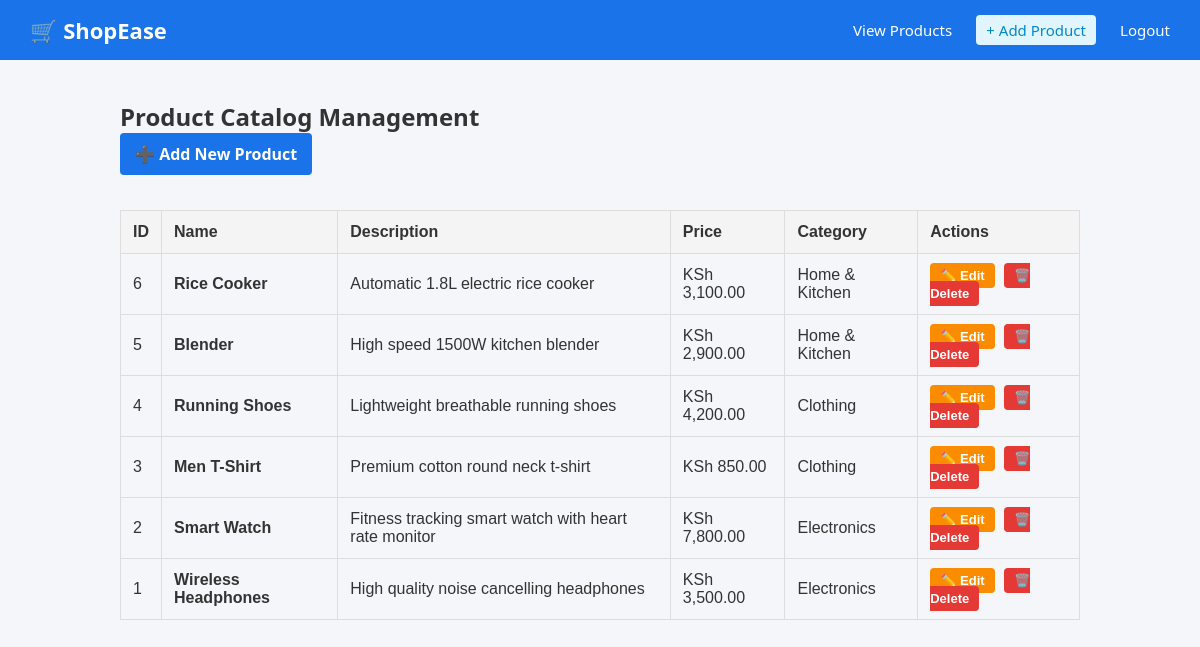
/Week5/products.php (signed in), run on the app's committed database.
### tables this page shows
CREATE TABLE products (
    id INT AUTO_INCREMENT PRIMARY KEY,
    name VARCHAR(150) NOT NULL,
    description TEXT,
    price DECIMAL(10,2) NOT NULL,
    image VARCHAR(255),
    category_id INT,
    created_at TIMESTAMP DEFAULT CURRENT_TIMESTAMP,
    FOREIGN KEY (category_id) REFERENCES categories(id)
);

CREATE TABLE categories (
    id INT AUTO_INCREMENT PRIMARY KEY,
    name VARCHAR(100) NOT NULL
);

### Week5/products.php (the view, shortened to what this page needs)
<?php
require '../Week3/config.php';
$products = [];
$query = "SELECT p.*, c.name as category_name
          FROM products p
          LEFT JOIN categories c ON p.category_id = c.id
          ORDER BY p.id DESC";
$result = mysqli_query($conn, $query);
if ($result) {
    while ($row = mysqli_fetch_assoc($result)) {
        $products[] = $row;
    }
}
?>
<!DOCTYPE html>
<html lang="en">
<head>
    <link rel="stylesheet" href="../week2/css/style.css">
</head>
<body>
<div class="navbar">
    <a href="../week2/index.php" class="logo">🛒 ShopEase</a>
    <nav>
        <a href="products.php">View Products</a>
        <?php if (isset($_SESSION['role']) && $_SESSION['role'] === 'admin'): ?>
            <a href="admin.php" style="background: #e1f5fe; color: #0288d1; padding: 5px 10px; border-radius: 4px;">+ Add Product</a>
        <?php endif; ?>
        <a href="../Week3/login.php">Logout</a>
    </nav>
</div>
<div style="max-width: 1000px; margin: 40px auto; padding: 0 20px;">
    <h2>Product Catalog Management</h2>
    <?php if (isset($_SESSION['role']) && $_SESSION['role'] === 'admin'): ?>
        <a href="admin.php" class="add-btn">➕ Add New Product</a>
    <?php endif; ?>
    <table class="products-table">
        <thead>
            <tr>
                <th>ID</th>
                <th>Name</th>
                <th>Description</th>
                <th>Price</th>
                <th>Category</th>
                <?php if (isset($_SESSION['role']) && $_SESSION['role'] === 'admin'): ?>
                    <th>Actions</th>
                <?php endif; ?>
            </tr>
        </thead>
        <tbody>
            <?php if (empty($products)): ?>
                <tr>
                    <td colspan="6" style="text-align: center; color: #777; padding: 20px;">No products found in the database.</td>
                </tr>
            <?php else: ?>
                <?php foreach ($products as $prod): ?>
                    <tr>
                        <td><?= $prod['id'] ?></td>
                        <td><strong><?= htmlspecialchars($prod['name']) ?></strong></td>
                        <td><?= htmlspecialchars($prod['description']) ?></td>
                        <td>KSh <?= number_format($prod['price'], 2) ?></td>
                        <td><?= htmlspecialchars($prod['category_name'] ?? 'Uncategorized') ?></td>
                        <?php if (isset($_SESSION['role']) && $_SESSION['role'] === 'admin'): ?>
                            <td class="action-btns">
                                <a href="admin.php?edit=<?= $prod['id'] ?>" class="edit-btn">✏️ Edit</a>
                                <a href="products.php?delete=<?= $prod['id'] ?>" class="delete-btn" onclick="return confirm('Are you sure you want to delete this product?')">🗑️ Delete</a>
                            </td>
                        <?php endif; ?>
                    </tr>
                <?php endforeach; ?>
            <?php endif; ?>
        </tbody>
    </table>
</div>
</body>
</html>

### Week2/Css/style.css (style rules this page uses)
* { margin: 0; padding: 0; box-sizing: border-box; }
body { font-family: 'Segoe UI', Tahoma, Geneva, Verdana, sans-serif; background-color: #f4f6f9; color: #333; }
.navbar { background-color: #1a73e8; padding: 15px 30px; display: flex; justify-content: space-between; align-items: center; }
.navbar .logo { color: white; font-size: 22px; font-weight: 700; text-decoration: none; }
.navbar nav a { color: white; text-decoration: none; margin-left: 20px; font-size: 15px; }

### Week5/products.php (style rules this page uses)
.products-table { width: 100%; border-collapse: collapse; margin-top: 20px; font-family: Arial, sans-serif; }
.products-table th, .products-table td { border: 1px solid #ddd; padding: 12px; text-align: left; }
.products-table th { background-color: #f4f4f4; font-weight: bold; }
.action-btns a { text-decoration: none; padding: 5px 10px; border-radius: 4px; font-size: 13px; font-weight: bold; margin-right: 5px; }
.edit-btn { background-color: #fb8c00; color: white; }
.delete-btn { background-color: #e53935; color: white; }
.add-btn { background-color: #1a73e8; color: white; text-decoration: none; padding: 10px 15px; border-radius: 4px; display: inline-block; font-weight: bold; margin-bottom: 15px; }

### data on the page
products: id "6", name "Rice Cooker", description "Automatic 1.8L electric rice cooker", price "3,100.00", category.name "Home & Kitchen"
products: id "5", name "Blender", description "High speed 1500W kitchen blender", price "2,900.00", category.name "Home & Kitchen"
products: id "4", name "Running Shoes", description "Lightweight breathable running shoes", price "4,200.00", category.name "Clothing"
products: id "3", name "Men T-Shirt", description "Premium cotton round neck t-shirt", price "850.00", category.name "Clothing"
products: id "2", name "Smart Watch", description "Fitness tracking smart watch with heart rate monitor", price "7,800.00", category.name "Electronics"
products: id "1", name "Wireless Headphones", description "High quality noise cancelling headphones", price "3,500.00", category.name "Electronics"
